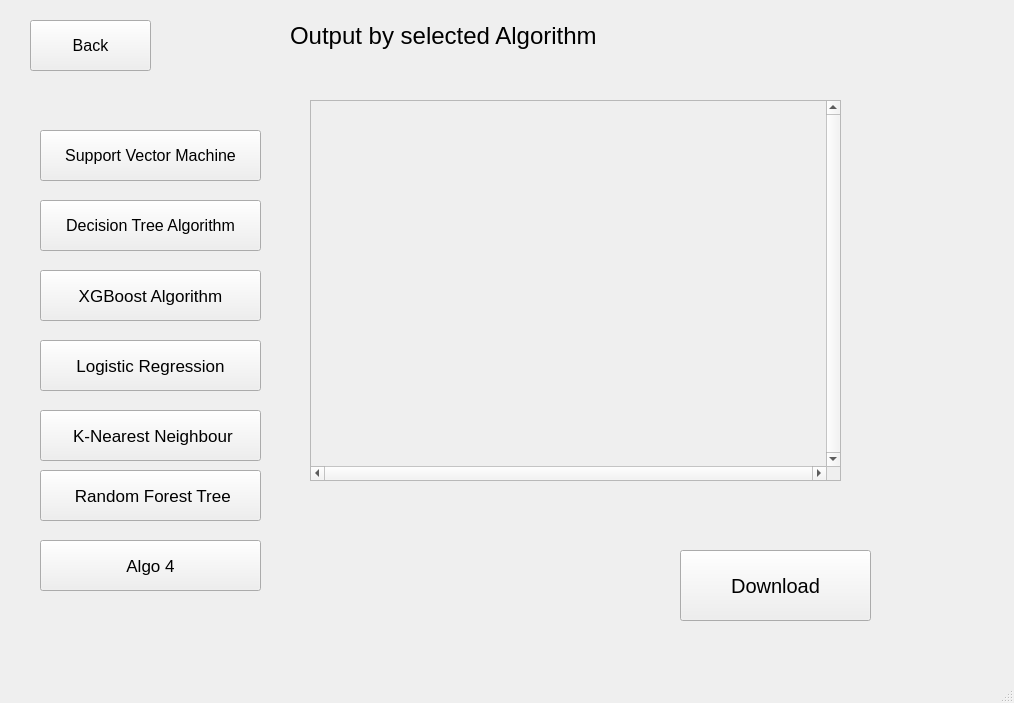
<?xml version="1.0" encoding="UTF-8"?>
<ui version="4.0">
 <class>MainWindow</class>
 <widget class="QMainWindow" name="MainWindow">
  <property name="geometry">
   <rect>
    <x>0</x>
    <y>0</y>
    <width>1014</width>
    <height>703</height>
   </rect>
  </property>
  <property name="windowTitle">
   <string>MainWindow</string>
  </property>
  <widget class="QWidget" name="centralwidget">
   <widget class="QLabel" name="label">
    <property name="geometry">
     <rect>
      <x>290</x>
      <y>10</y>
      <width>631</width>
      <height>51</height>
     </rect>
    </property>
    <property name="font">
     <font>
      <pointsize>18</pointsize>
     </font>
    </property>
    <property name="text">
     <string>Output by selected Algorithm</string>
    </property>
   </widget>
   <widget class="QPushButton" name="Back">
    <property name="geometry">
     <rect>
      <x>30</x>
      <y>20</y>
      <width>121</width>
      <height>51</height>
     </rect>
    </property>
    <property name="font">
     <font>
      <pointsize>12</pointsize>
     </font>
    </property>
    <property name="text">
     <string>Back</string>
    </property>
   </widget>
   <widget class="QPushButton" name="alg1">
    <property name="geometry">
     <rect>
      <x>40</x>
      <y>130</y>
      <width>221</width>
      <height>51</height>
     </rect>
    </property>
    <property name="font">
     <font>
      <pointsize>12</pointsize>
     </font>
    </property>
    <property name="text">
     <string>Support Vector Machine</string>
    </property>
   </widget>
   <widget class="QPushButton" name="alg2">
    <property name="geometry">
     <rect>
      <x>40</x>
      <y>200</y>
      <width>221</width>
      <height>51</height>
     </rect>
    </property>
    <property name="font">
     <font>
      <pointsize>12</pointsize>
     </font>
    </property>
    <property name="text">
     <string>Decision Tree Algorithm</string>
    </property>
   </widget>
   <widget class="QPushButton" name="alg3">
    <property name="geometry">
     <rect>
      <x>40</x>
      <y>270</y>
      <width>221</width>
      <height>51</height>
     </rect>
    </property>
    <property name="font">
     <font>
      <pointsize>13</pointsize>
     </font>
    </property>
    <property name="text">
     <string>XGBoost Algorithm</string>
    </property>
   </widget>
   <widget class="QPushButton" name="alg4">
    <property name="geometry">
     <rect>
      <x>40</x>
      <y>340</y>
      <width>221</width>
      <height>51</height>
     </rect>
    </property>
    <property name="font">
     <font>
      <pointsize>13</pointsize>
     </font>
    </property>
    <property name="text">
     <string>Logistic Regression</string>
    </property>
   </widget>
   <widget class="QPushButton" name="pushButton">
    <property name="geometry">
     <rect>
      <x>680</x>
      <y>550</y>
      <width>191</width>
      <height>71</height>
     </rect>
    </property>
    <property name="font">
     <font>
      <pointsize>15</pointsize>
     </font>
    </property>
    <property name="text">
     <string>Download</string>
    </property>
   </widget>
   <widget class="QScrollArea" name="scrollArea">
    <property name="geometry">
     <rect>
      <x>310</x>
      <y>100</y>
      <width>531</width>
      <height>381</height>
     </rect>
    </property>
    <property name="verticalScrollBarPolicy">
     <enum>Qt::ScrollBarAlwaysOn</enum>
    </property>
    <property name="horizontalScrollBarPolicy">
     <enum>Qt::ScrollBarAlwaysOn</enum>
    </property>
    <property name="widgetResizable">
     <bool>true</bool>
    </property>
    <widget class="QWidget" name="scrollAreaWidgetContents">
     <property name="geometry">
      <rect>
       <x>0</x>
       <y>0</y>
       <width>508</width>
       <height>358</height>
      </rect>
     </property>
    </widget>
   </widget>
   <widget class="QPushButton" name="alg4_2">
    <property name="geometry">
     <rect>
      <x>40</x>
      <y>410</y>
      <width>221</width>
      <height>51</height>
     </rect>
    </property>
    <property name="font">
     <font>
      <pointsize>13</pointsize>
     </font>
    </property>
    <property name="text">
     <string> K-Nearest Neighbour</string>
    </property>
   </widget>
   <widget class="QPushButton" name="alg4_3">
    <property name="geometry">
     <rect>
      <x>40</x>
      <y>470</y>
      <width>221</width>
      <height>51</height>
     </rect>
    </property>
    <property name="font">
     <font>
      <pointsize>13</pointsize>
     </font>
    </property>
    <property name="text">
     <string> Random Forest Tree</string>
    </property>
   </widget>
   <widget class="QPushButton" name="alg4_4">
    <property name="geometry">
     <rect>
      <x>40</x>
      <y>540</y>
      <width>221</width>
      <height>51</height>
     </rect>
    </property>
    <property name="font">
     <font>
      <pointsize>13</pointsize>
     </font>
    </property>
    <property name="text">
     <string>Algo 4</string>
    </property>
   </widget>
  </widget>
  <widget class="QMenuBar" name="menubar">
   <property name="geometry">
    <rect>
     <x>0</x>
     <y>0</y>
     <width>1014</width>
     <height>26</height>
    </rect>
   </property>
  </widget>
  <widget class="QStatusBar" name="statusbar"/>
 </widget>
 <resources/>
 <connections/>
</ui>
